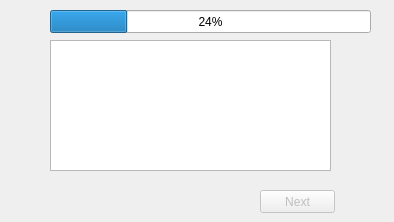
<?xml version="1.0" encoding="UTF-8"?>
<ui version="4.0">
 <class>Processing</class>
 <widget class="QDialog" name="Processing">
  <property name="geometry">
   <rect>
    <x>0</x>
    <y>0</y>
    <width>394</width>
    <height>222</height>
   </rect>
  </property>
  <property name="windowTitle">
   <string>Loading...</string>
  </property>
  <widget class="QProgressBar" name="progressBar">
   <property name="geometry">
    <rect>
     <x>50</x>
     <y>10</y>
     <width>321</width>
     <height>23</height>
    </rect>
   </property>
   <property name="value">
    <number>24</number>
   </property>
  </widget>
  <widget class="QTextEdit" name="progress">
   <property name="geometry">
    <rect>
     <x>50</x>
     <y>40</y>
     <width>281</width>
     <height>131</height>
    </rect>
   </property>
  </widget>
  <widget class="QPushButton" name="next">
   <property name="enabled">
    <bool>false</bool>
   </property>
   <property name="geometry">
    <rect>
     <x>260</x>
     <y>190</y>
     <width>75</width>
     <height>23</height>
    </rect>
   </property>
   <property name="text">
    <string>Next</string>
   </property>
  </widget>
 </widget>
 <resources/>
 <connections/>
</ui>
